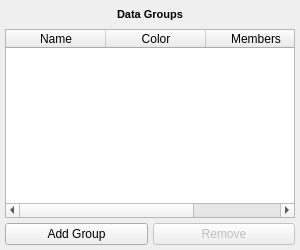
<?xml version="1.0" encoding="UTF-8"?>
<ui version="4.0">
 <class>GroupManagementWidget</class>
 <widget class="QWidget" name="GroupManagementWidget">
  <property name="geometry">
   <rect>
    <x>0</x>
    <y>0</y>
    <width>300</width>
    <height>250</height>
   </rect>
  </property>
  <property name="windowTitle">
   <string>Group Management Widget</string>
  </property>
  <layout class="QVBoxLayout" name="verticalLayout">
   <property name="spacing">
    <number>5</number>
   </property>
   <property name="leftMargin">
    <number>5</number>
   </property>
   <property name="topMargin">
    <number>5</number>
   </property>
   <property name="rightMargin">
    <number>5</number>
   </property>
   <property name="bottomMargin">
    <number>5</number>
   </property>
   <item>
    <widget class="QLabel" name="titleLabel">
     <property name="text">
      <string>Data Groups</string>
     </property>
     <property name="alignment">
      <set>Qt::AlignCenter</set>
     </property>
     <property name="styleSheet">
      <string notr="true">font-weight: bold; font-size: 11px; padding: 3px;</string>
     </property>
    </widget>
   </item>
   <item>
    <widget class="QTableWidget" name="groupsTable">
     <property name="minimumHeight">
      <number>120</number>
     </property>
     <property name="maximumHeight">
      <number>200</number>
     </property>
     <property name="alternatingRowColors">
      <bool>true</bool>
     </property>
     <property name="selectionBehavior">
      <enum>QAbstractItemView::SelectRows</enum>
     </property>
     <property name="showGrid">
      <bool>false</bool>
     </property>
     <column>
      <property name="text">
       <string>Name</string>
      </property>
     </column>
     <column>
      <property name="text">
       <string>Color</string>
      </property>
     </column>
     <column>
      <property name="text">
       <string>Members</string>
      </property>
     </column>
    </widget>
   </item>
   <item>
    <layout class="QHBoxLayout" name="horizontalLayout">
     <item>
      <widget class="QPushButton" name="addButton">
       <property name="text">
        <string>Add Group</string>
       </property>
       <property name="maximumHeight">
        <number>25</number>
       </property>
      </widget>
     </item>
     <item>
      <widget class="QPushButton" name="removeButton">
       <property name="text">
        <string>Remove</string>
       </property>
       <property name="maximumHeight">
        <number>25</number>
       </property>
       <property name="enabled">
        <bool>false</bool>
       </property>
      </widget>
     </item>
    </layout>
   </item>
  </layout>
 </widget>
 <resources/>
 <connections/>
</ui> 
